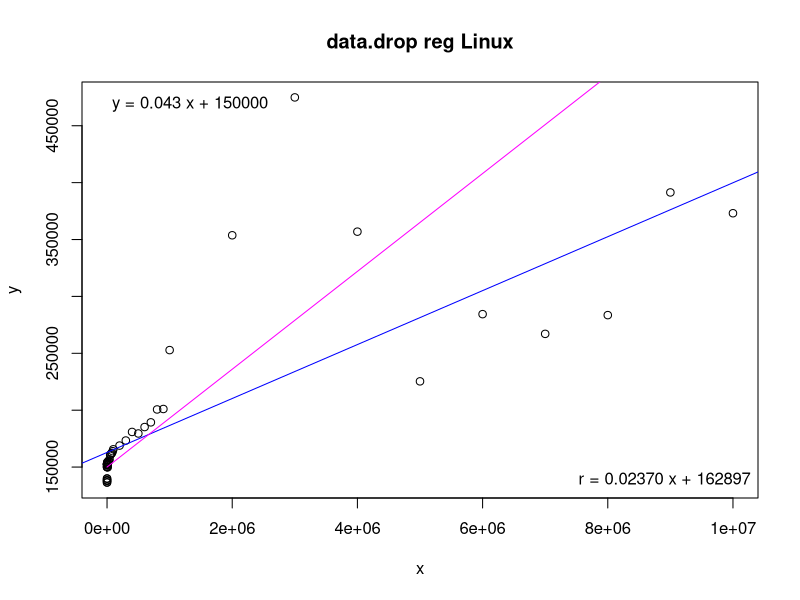
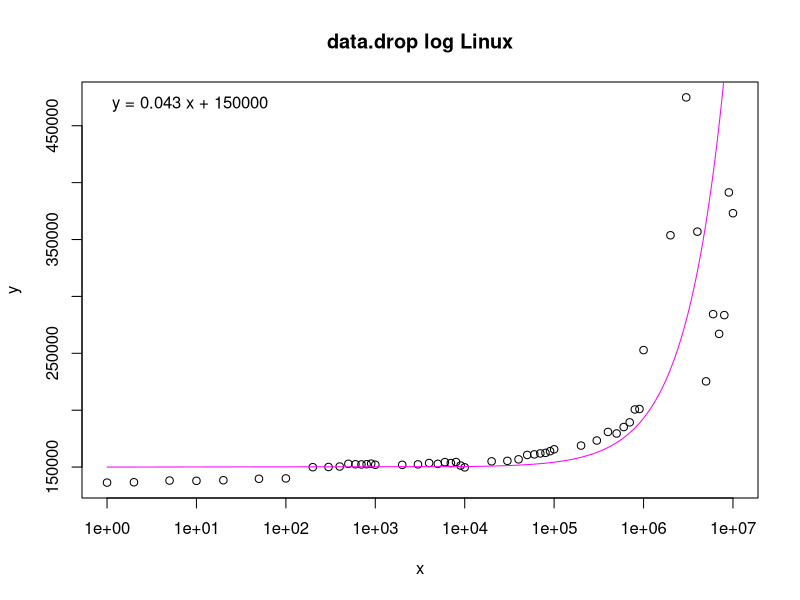

The R script that drew these images, in order:
# Input data
x <- c(1,2,5,10,20,50,100,200,300,400,500,600,700,800,900,1000,2000,3000,4000,5000,6000,7000,8000,9000,10000,20000,30000,40000,50000,60000,70000,80000,90000,100000,200000,300000,400000,500000,600000,700000,800000,900000,1000000,2000000,3000000,4000000,5000000,6000000,7000000,8000000,9000000,10000000)
y <- c(136370,136660,138160,137930,138450,139710,140050,149920,150070,150500,152890,152480,152310,152500,153020,152030,151990,152390,153580,152830,154360,153510,154460,151330,149770,155050,155470,156810,160670,161170,162040,162470,163970,165630,168900,173350,180890,179530,185190,189320,200650,201060,252820,353740,474910,356920,225350,284420,267090,283560,391390,373110)

# Linear regression
model <- lm(y ~ x)
coefs <- coef(model)

# Print regression coefficients
print(coefs)

# Estimating function
a <- 0.043
b <- 150000.0
fe <- function(x) {
  a*x + b
}

# Estimated values
xe <- seq(1, 10000000, by = 10000)
ye <- fe(xe)

png("data-drop-reg.png")
plot(x, y, main = "data.drop reg Linux")
abline(model, col = "blue")
lines(xe, ye, col = "magenta")
legend("bottomright", legend = sprintf("r = %.5f x + %.0f", coefs[2], coefs[1]), bty = "n")
legend("topleft", legend = sprintf("y = %.3f x + %.0f", a, b), bty = "n")

png("data-drop-log.png")
plot(x, y, log = "x", main = "data.drop log Linux")
lines(xe, ye, col = "magenta")
legend("topleft", legend = sprintf("y = %.3f x + %.0f", a, b), bty = "n")
